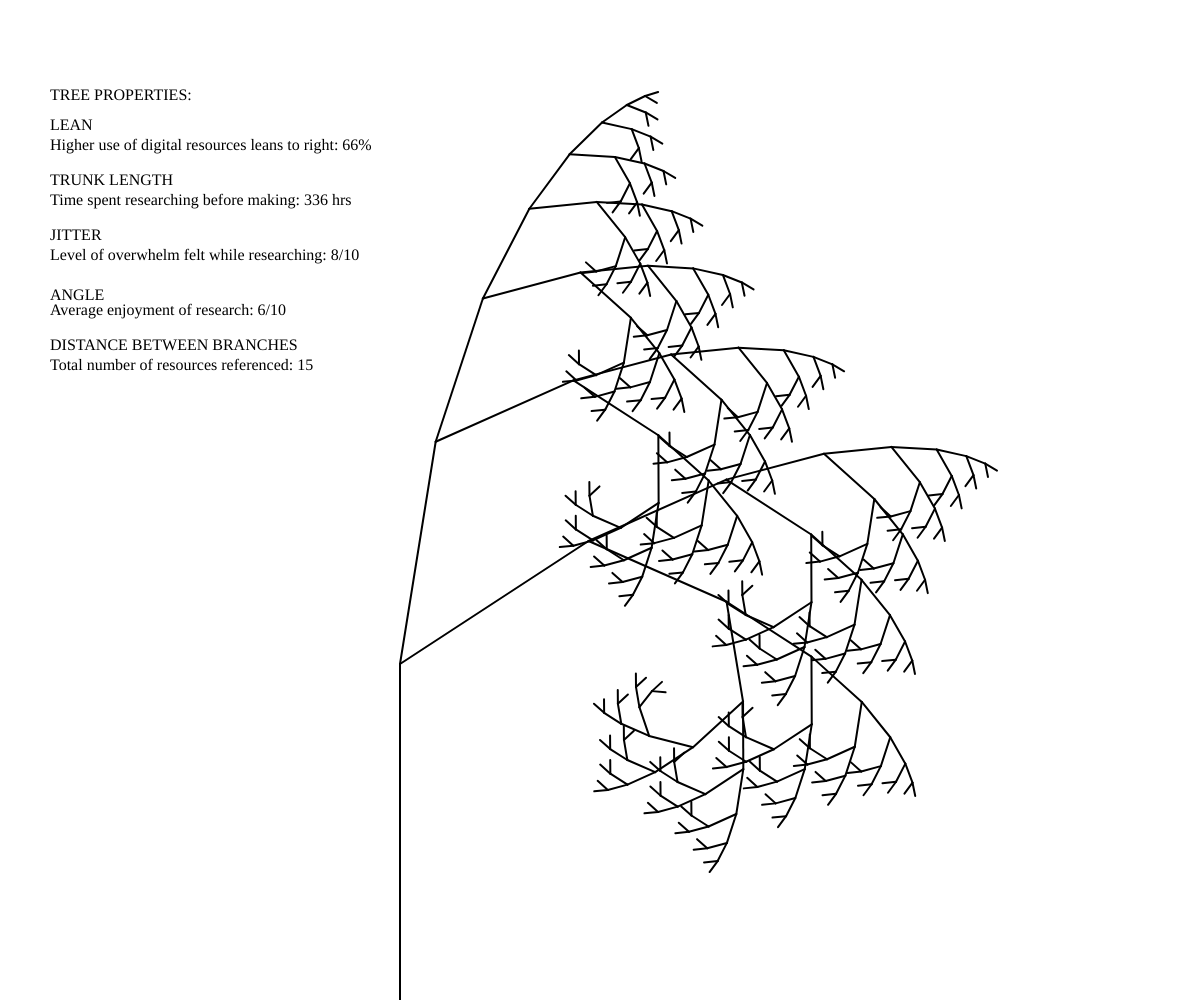
Frame 1 (no input)
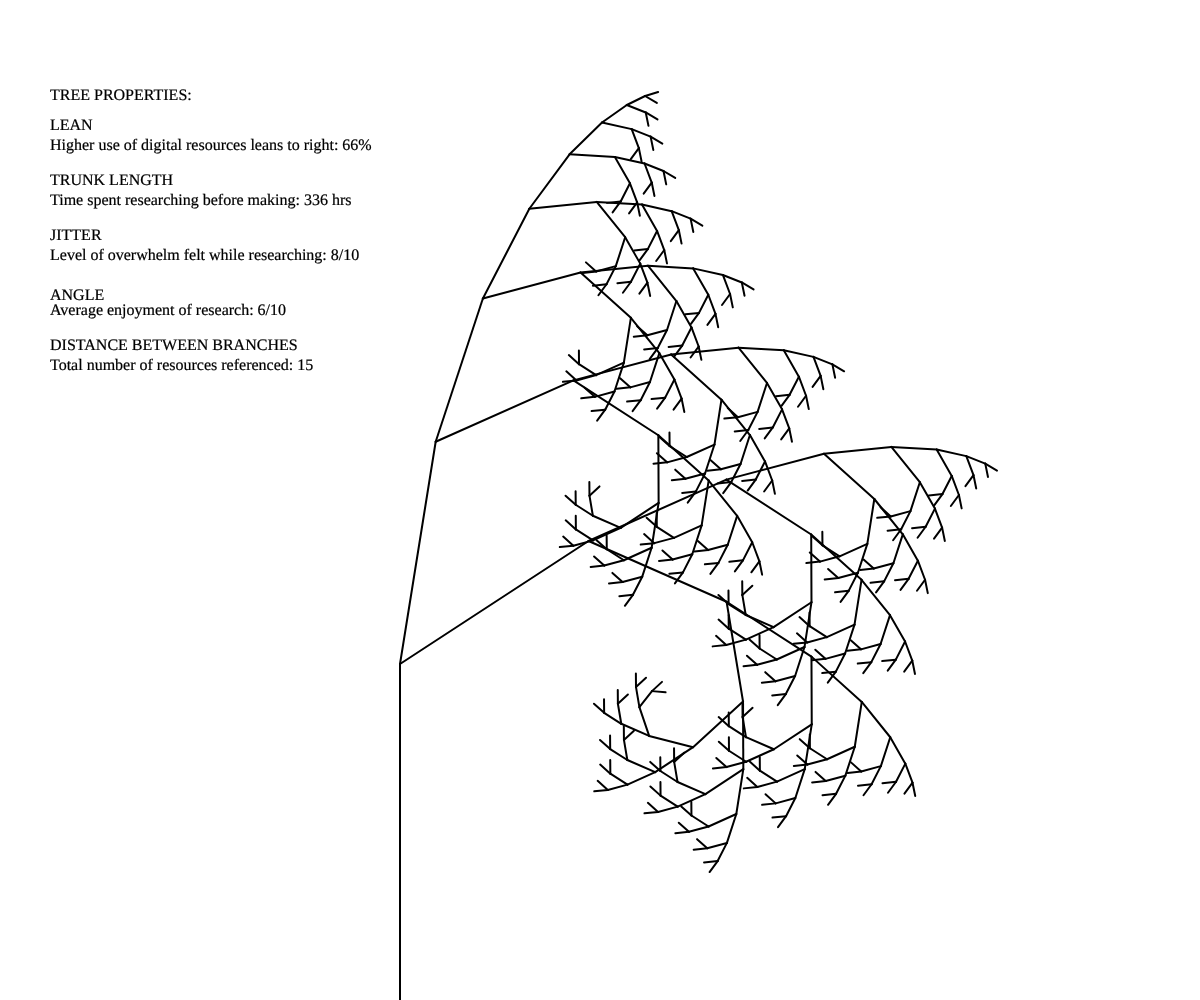
Frame 60 (no input)
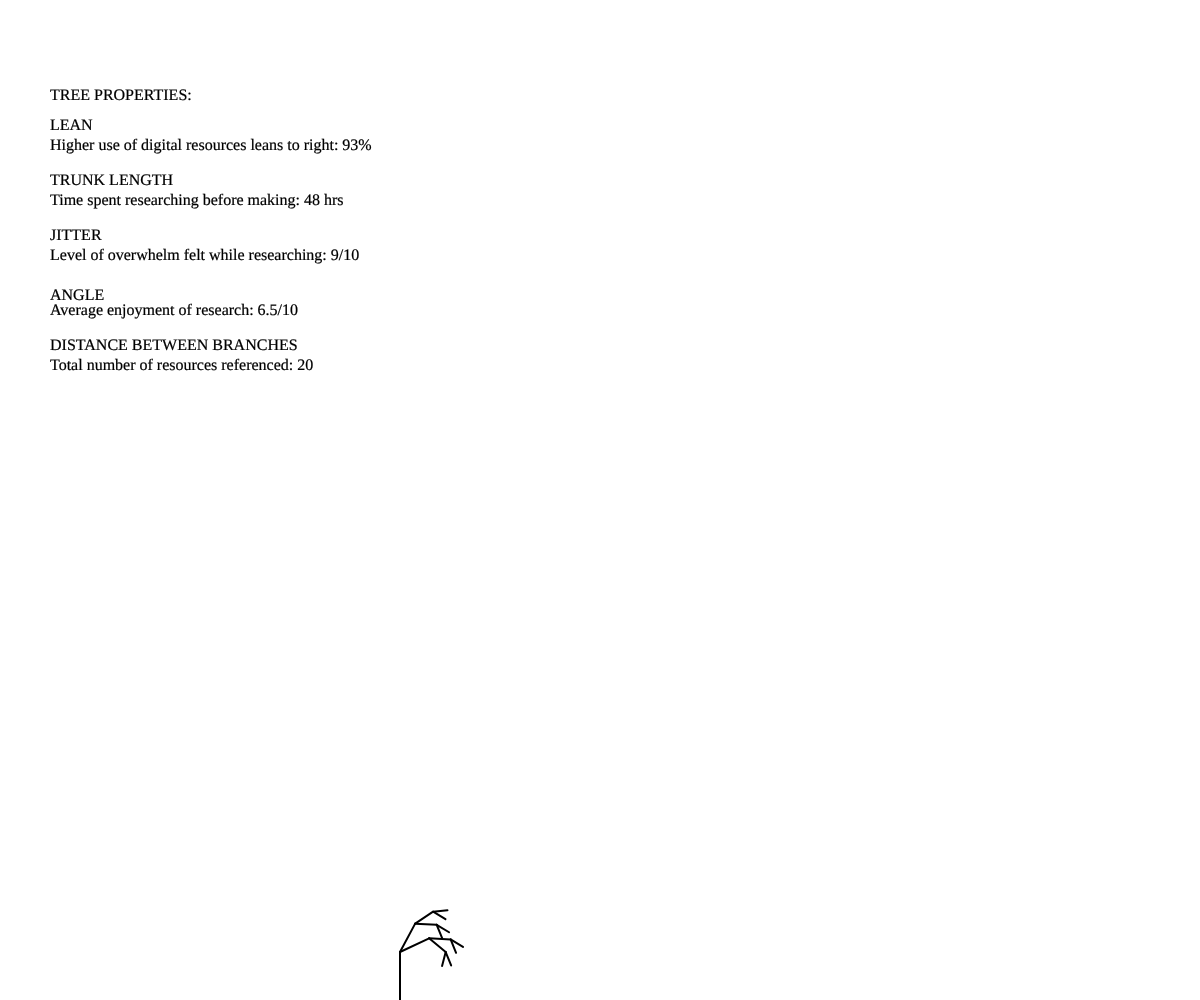
Frame 120 (the mouse pressed at the canvas centre since frame 60)

The p5.js sketch that drew these frames (run headless with seeded random() and noise() and a simulated clock; from frame 60 on, the mouse is pressed at the canvas centre):

// p5.js sketch
// ── sketch.js
let angle = [6, 4, 8.5, 6.5, 7, 6.5, 5.5, 3];  // Angles of branches, averange enjoyment of research
let trunkLengths = [336, 504, 756, 48, 252, 72, 48, 168];  // based on how long to start making after research
let lean = [33, 50, 43.75, 46.5, 33, 25, 45, 45];  // based on digital vs physical resources, divided by 2 because too drastic of angle - and find mapping confusing
let jitterAmounts = [0.8, 1, 0.3, 0.9, 0.6, 0.8, 0.9, 1]; // based on how overwhelmed during research 
let angleControl = [15, 17.5, 14.5, 20, 8, 20, 10, 20 ] // how many resources are refernces in project 
let colour = [
  [255, 84, 71], [125, 208, 219], 
  [191, 222, 91], [92, 76, 85],
  [90, 103, 196], [255, 162, 0],
  [222, 227, 211], [247, 0, 255]
];  // not currently in use rn 

let i = 0;

function setup() {
  createCanvas(windowWidth, windowHeight);
  noFill();

}

function draw() {
  background(255);

  push();
  fill(0);
  strokeWeight(0.2);
  textFont('Futura')
  textSize(16);
  text('TREE PROPERTIES:', 50,100);
  text('')
  textAlign(LEFT);

  text('LEAN ', 50, 130);
  text('Higher use of digital resources leans to right: ' + lean[0+i] * 2 + "%",50,150);
  text('TRUNK LENGTH ', 50, 185);
  text('Time spent researching before making: ' + trunkLengths[0+i] + ' hrs',50,205);
  text('JITTER ',50,240);
  text('Level of overwhelm felt while researching: ' +  + jitterAmounts[0+i] * 10 + '/10', 50, 260);
  text('ANGLE ',50,300);
  text('Average enjoyment of research: ' + angle[0+i] + '/10', 50, 315);
  text('DISTANCE BETWEEN BRANCHES ', 50,350);
  text('Total number of resources referenced: ' + angleControl[0+i], 50, 370);

  pop();

  strokeWeight(2);
  stroke(255);

  // gets the trunk length for the current tree
  let trunkLength = trunkLengths[i];  
  let leanControl = lean[i];
  let jitter = jitterAmounts[i];
  let angleOffset = angleControl[i];

  translate(width / 3, height);  //translates origin to near middle of winow
  branch(trunkLength, leanControl, angleOffset, jitter);  
}

function branch(length, leanControl, angleOffset, jitter) {

  stroke(0);
  
  // Map the angle with jitter for smoothness
  let mappedAngle = map(angle[i] + random(jitter, jitter), 0, 100, -45, 45);  
  let adjustedAngleRight = mappedAngle + leanControl;
  let adjustedAngleLeft = -mappedAngle + leanControl;
  
  // Draw the main trunk or branch
  line(0, 0, 0, -length);
  translate(0, -length);

  if (length > 20) {  // Stop branching if length is too small
    push();
    rotate(radians(adjustedAngleRight + angleOffset));
    stroke(colour[i]);
    branch(length * 0.67, leanControl, angleOffset, jitter);  // Right sub-branch
    pop();

    push();
    rotate(radians(adjustedAngleLeft - angleOffset));
    stroke(colour[i]);
    branch(length * 0.67, leanControl, angleOffset, jitter);  // Left sub-branch
    pop();
  }
}

function mousePressed() {
 
  i = (i + 1) % angle.length;
  i = (i + 1) % colour.length;
  i = (i + 1) % trunkLengths.length;

  console.log("TREE PROPERTIES");
  console.log("Trunk Length" + trunkLengths[i]);
  console.log("Branch Angle: " + angle[i]);
  console.log("Branch Lean: " + lean[i]);
  console.log("Branch Color: " + colour[i]);
  console.log("Jitter Amount: " + jitterAmounts[i]);
  console.log("Angle Offset: " + angleControl[i]);


}
